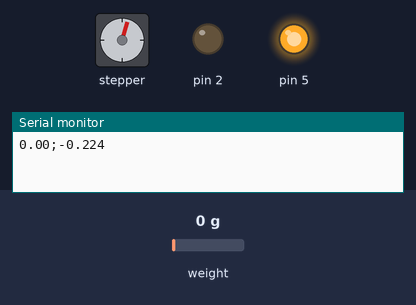
Bench run of a sketch on a simulated Arduino Uno, built with avr-gcc and run on an emulated ATmega328P. Parts: stepper motor, output pins drawn as LEDs (lit = HIGH), the last lines printed to the serial monitor. The test bench sets the inputs (shaded band); at power-on: weight on the scale 0 g. Stepper angles assume 2048 steps per turn.

Above: at 0.35 s.
At 10.01 s:
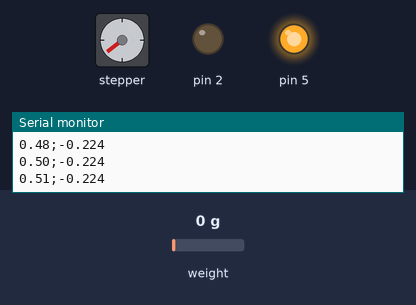
At 19.98 s:
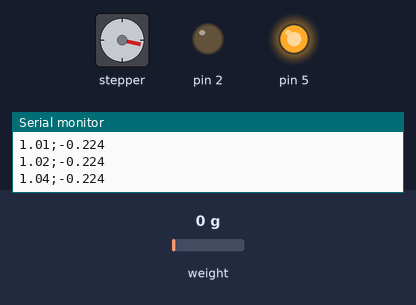
At 39.61 s:
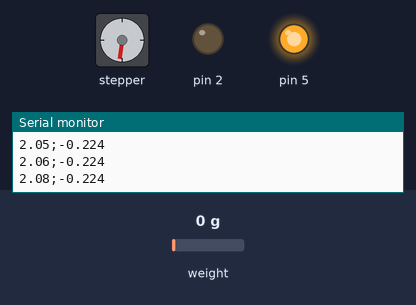
Timing chart, 0 to 40.0 s (numbered marks = the images above):
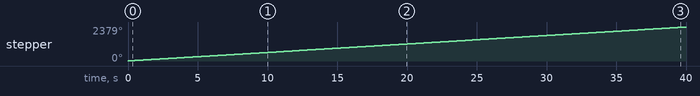

The sketch:

ZugversuchArduinoNano.ino
```cpp
/*

Dieser Arduino Sketch dient zur Steuerung und messtechnischen Erfassung eines
Zugexperimentes mit Hilfe einer Waegezelle und eines Schrittmotors. Mit Hilfe
der gewonnenen Daten kann ein Zug-Verlängerungsdiagramm erstellt werden und
z.B. das E-Modul des verwendeten Testkörpers (Stahldraht Druckmesser 0,2mm^2)
erstellt werden.

Als Basis diese Sketches diente ein Arduino Sketch den ich auf einer Forbildung
erhalten habe. Leider ist mir der Author nicht gekannt.

Weitere Informationen: https://github.com/WolffWo/NwTZugexperiment

Author: Wolfgang Wolff

*/


#include "HX711.h"    //Bibliothek der Wägezelle --> muss heruntergeladen werden
#define DOUT  3       // Anschlüsse der Wägezelle
#define CLK  4        // Anschlüsse der Wägezelle
#include <Stepper.h>

HX711 kraftMesser;

/* Parameter zur Berechung der Verlängerung:

0,8mm pro Umdrehung bei M5-Gewinde und einer Übersetzung von 2,5 (Getriebe von 20 Zaehnen auf 50 Zaehne)
Sollte ein anderes Gewinde und/oder Uebersetzung verwendet werden, muessen die Werte entsprechend angepasst werden

*/

float gewindeSteigung = 0.8;
float getriebeUebersetzung = 2.5;


/* Kallibrierung der Waegezelle

  Vorgehen:

  1.) Zunächst folgende Werte bei der Variblen eintragen:
  long yAchsenAbschnitt = 0;
  long kalibrierSteigung = 1;

  2.) Mindestens 10 Messungen ohne Last auf der Waegezelle durchführen und den
  gemittelten Ausgabewert durch 10 teilen und als Startwert yAchsenAbschnitt
  eintragen, z.B:
  long yAchsenAbschnitt = 94401;

  3.) Anschließend mit 10 N Last am Sensor (z.B. Gewicht mit ein 1kg über Umlenkrolle oder 10N Kraftmesser) mindestens 10 Messungen durchführen,
  den gemittelten Ausgabewert durch 10 teilen und bei kalibriertsteigung eintragen, z.B.
  long kalibrierSteigung = 421424;

  Anschließend kann das Experiment durchgeführt werden.

*/

long yAchsenAbschnitt = 94401; // für yAchsenAbschnitt eine 0 eintragen, für kalibrierSteigung eine 1 eintragen, eine Messung ohne Last am Sensor durchführen, den gemittelten Ausgabewert bei yAchsenAbschnitt eintragen.
long kalibrierSteigung = 421424; //Anschließend mit 10 N Last am Sensor eine Messung durchführen, den gemittelten Ausgabewert durch 10 teilen und bei kalibriertsteigung eintragen,

const int stepsPerRevolution = 2048;        //Schritte pro Umdrehung beim Schrittmotor
Stepper schrittmotor(stepsPerRevolution, 17, 15, 16, 14);  //Aufeinanderfolgende Anschlüsse des Schrittmotors. Es werden die Pins 17 (A3) - 14 (A0) verwendet, damit die Anschlüsse der Stepperplatine auf dem Arduinoboard alle 6 nebeneinander liegen.


float deltaL = 0; // Laengenaenderung des Drahtes


void setup() {
  Serial.begin(9600);
  kraftMesser.begin(DOUT, CLK);
  schrittmotor.setSpeed(15);
  pinMode(2,OUTPUT);
  digitalWrite(2,LOW);  //hier kann der GDN-Anschluss der Wägezellenplatine angeschlossen werden.
  pinMode(5,OUTPUT);
  digitalWrite(5,HIGH);   //hier kann der VCC-Anschluss der Wägezellenplatine angeschlossen werden. So liegen alle 4 Anschlüsse der Wägezelle auf dem Arduino-Board nebeneinander.
  }

void loop() {
  schrittmotor.step(stepsPerRevolution/20);
  Serial.print(deltaL);   //nach jeder Umdrehung (4s) wird die Zeit abgelesen
  deltaL += gewindeSteigung / getriebeUebersetzung/20;    // Laengenaenderung entspricht Steigung des Gewindes pro Übersetzungsverhaeltnis
  Serial.print(";");
  //Die Werte sollten vor der Messung kalibriert werden:
  Serial.print((kraftMesser.get_units() - yAchsenAbschnitt) / kalibrierSteigung, 3);
  Serial.println();
}
```

Measured:
- by itself, stepper: keeps turning clockwise at about 59°/s
